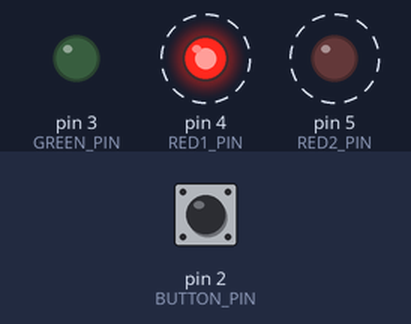
Recording of a sketch running on a simulated Arduino Uno, built with avr-gcc and run on an emulated ATmega328P. Shown: output pins drawn as LEDs (lit = HIGH). Dashed ring = blinking. Inputs (shaded band) come from the test bench; at power-on: pin 2 (BUTTON_PIN) HIGH.

Above: at 1.8 s.
1.9 s: pin 2 (BUTTON_PIN) pulled LOW for 3.2 s
At 2.3 s:
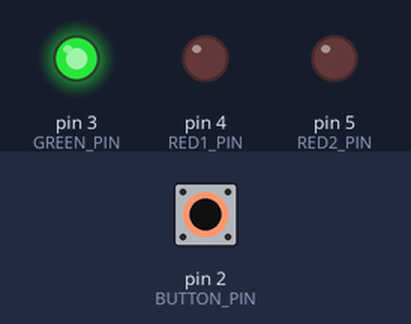
At 5.22 s:
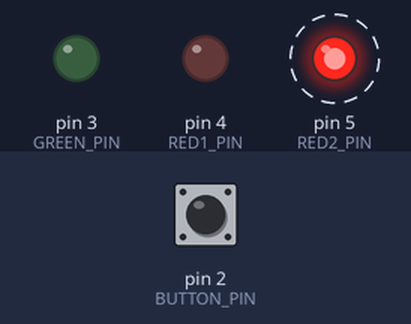
Timing chart, 0 to 12.6 s (numbered marks = the images above; inputs shaded):
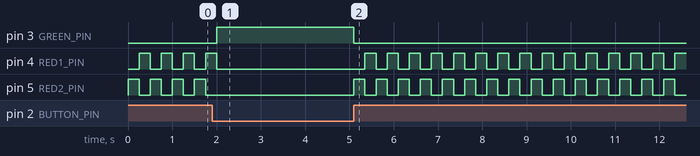

The sketch:

spaceship.ino
```cpp
// (licence header left out)
const int BUTTON_PIN = 2;
const int GREEN_PIN = 3;
const int RED1_PIN = 4;
const int RED2_PIN = 5;

const int DELAY = 250;

void setup() {
  pinMode(GREEN_PIN, OUTPUT);
  pinMode(RED1_PIN, OUTPUT);
  pinMode(RED2_PIN, OUTPUT);
  pinMode(BUTTON_PIN, INPUT);
}

void loop() {
  int buttonState = digitalRead(BUTTON_PIN);

  if (buttonState == LOW) {
    digitalWrite(GREEN_PIN, HIGH);
    digitalWrite(RED1_PIN, LOW);
    digitalWrite(RED2_PIN, LOW);
  } else {
    digitalWrite(GREEN_PIN, LOW);
    digitalWrite(RED1_PIN, LOW);
    digitalWrite(RED2_PIN, HIGH);

    delay(DELAY);

    digitalWrite(RED1_PIN, HIGH);
    digitalWrite(RED2_PIN, LOW);

    delay(DELAY);
  }
}
```

Measured:
- after the input at 1.9 s, pin 3 (GREEN_PIN): LOW → HIGH after 0.10 s, → LOW 3.1 s later
- by itself, pin 4 (RED1_PIN): repeats every 0.50 s: HIGH 0.25 s, LOW 0.25 s
